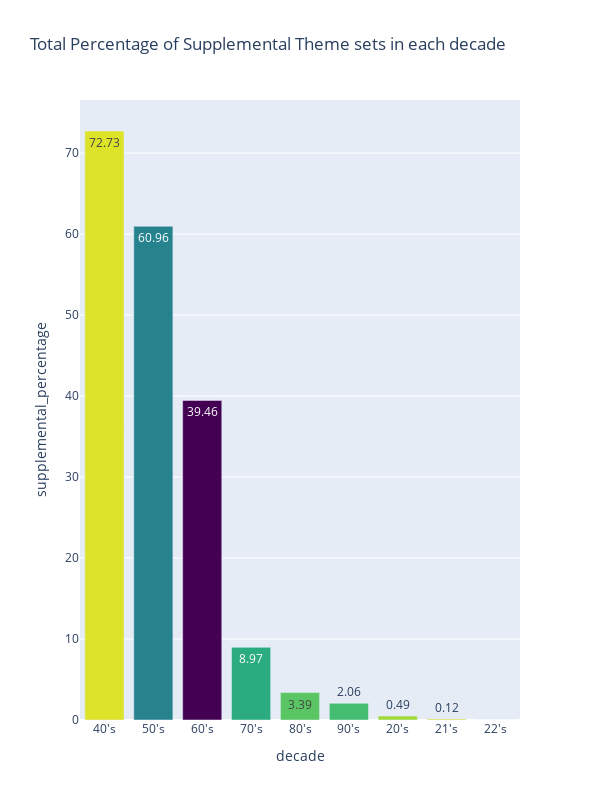

Write notebook code for a chart like this one.
### Code cell
fig = px.bar(supplemental, x='decade', y='supplemental_percentage', title="Total Percentage of Supplemental Theme sets in each decade", text="supplemental_percentage" ,width=600, height=800, color = 'supplemental_count', color_continuous_scale=px.colors.sequential.Viridis_r)
fig.update_coloraxes(showscale=False)
fig.update_layout(xaxis={'categoryorder':'total descending'})
fig.show()

### Figure 1 — Plotly figure (JSON) as saved in the notebook; plotly's stock layout.template omitted (floating-point values rounded to 4 significant figures)
{"data": [{"alignmentgroup": "True", "hovertemplate": "decade=%{x}<br>supplemental_percentage=%{text}<br>supplemental_count=%{marker.color}<extra></extra>", "legendgroup": "", "marker": {"color": [23, 10, 0, 8, 89, 161, 62, 42, 49], "coloraxis": "coloraxis", "pattern": {"shape": ""}}, "name": "", "offsetgroup": "", "orientation": "v", "showlegend": false, "text": [0.49, 0.12, 0, 72.73, 60.96, 39.46, 8.97, 3.39, 2.06], "textposition": "auto", "type": "bar", "x": ["20's", "21's", "22's", "40's", "50's", "60's", "70's", "80's", "90's"], "xaxis": "x", "y": [0.49, 0.12, 0, 72.73, 60.96, 39.46, 8.97, 3.39, 2.06], "yaxis": "y"}], "layout": {"barmode": "relative", "coloraxis": {"colorbar": {"title": {"text": "supplemental_count"}}, "colorscale": [[0, "#fde725"], [0.1111, "#b5de2b"], [0.2222, "#6ece58"], [0.3333, "#35b779"], [0.4444, "#1f9e89"], [0.5556, "#26828e"], [0.6667, "#31688e"], [0.7778, "#3e4989"], [0.8889, "#482878"], [1, "#440154"]], "showscale": false}, "height": 800, "legend": {"tracegroupgap": 0}, "title": {"text": "Total Percentage of Supplemental Theme sets in each decade"}, "width": 600, "xaxis": {"anchor": "y", "categoryorder": "total descending", "domain": [0, 1], "title": {"text": "decade"}}, "yaxis": {"anchor": "x", "domain": [0, 1], "title": {"text": "supplemental_percentage"}}}}
